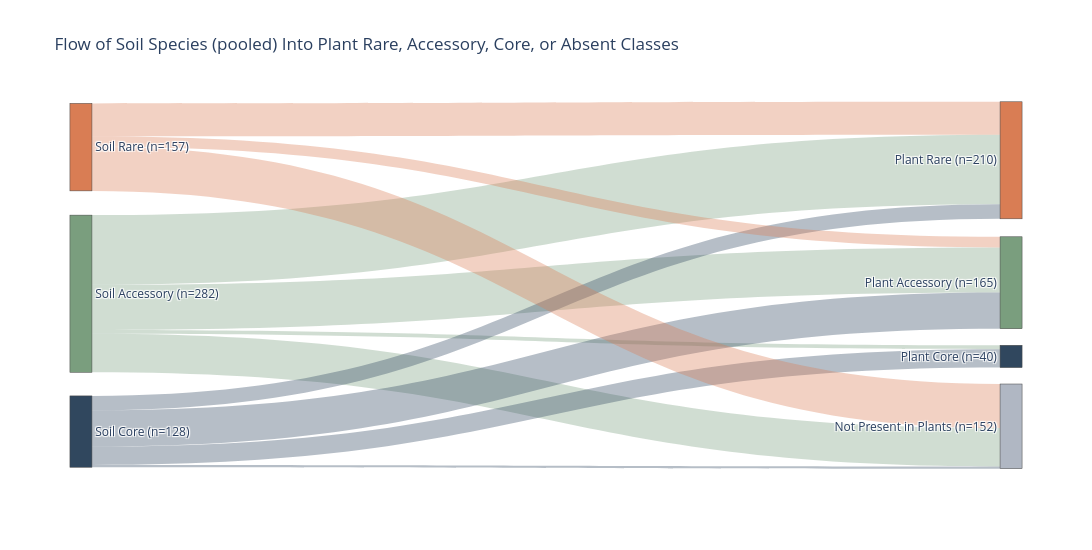
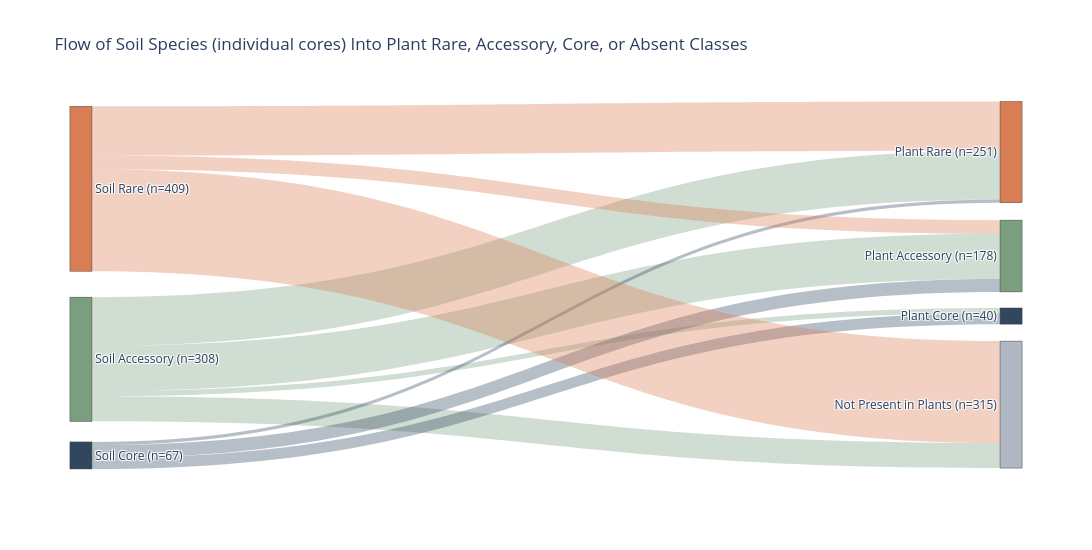

Notebook code for these charts, in order:
### Code cell
all_species_node_labels = (
    [f"Soil {c}" for c in soil_classes]
    + [f"Plant {c}" for c in soil_classes]
    + ["Not Present in Plants"]
)
figure_dir = Path("/Users/michael/Git/Outdoor_microbiome/Recalled_species_update_results/Figures")
figure_dir.mkdir(parents=True, exist_ok=True)

for approach, file_suffix in soil_approaches.items():
    all_species_fig = make_sankey(
        add_node_names(species_flow_counts[approach]),
        all_species_node_labels,
        f"Flow of Soil Species ({approach}) Into Plant Rare, Accessory, Core, or Absent Classes",
        width=1100,
        show_node_counts=True,
    )
    species_output_path = figure_dir / f"soil_to_plant_species_flow_rare_accessory_core_{file_suffix}.pdf"
    all_species_fig.write_image(species_output_path)
    print(f"Saved species-level Sankey figure to {species_output_path}")
    all_species_fig.show()

### Figure 1 — Plotly figure (JSON) as saved in the notebook; plotly's stock layout.template omitted (floating-point values rounded to 4 significant figures)
{"data": [{"arrangement": "fixed", "link": {"color": ["rgba(122, 158, 126, 0.35)", "rgba(122, 158, 126, 0.35)", "rgba(122, 158, 126, 0.35)", "rgba(122, 158, 126, 0.35)", "rgba(48, 71, 94, 0.35)", "rgba(48, 71, 94, 0.35)", "rgba(48, 71, 94, 0.35)", "rgba(48, 71, 94, 0.35)", "rgba(217, 125, 84, 0.35)", "rgba(217, 125, 84, 0.35)", "rgba(217, 125, 84, 0.35)"], "label": ["Accessory -> Accessory | species: 81", "Accessory -> Core | species: 7", "Accessory -> Not Present in Plants | species: 69", "Accessory -> Rare | species: 125", "Core -> Accessory | species: 65", "Core -> Core | species: 33", "Core -> Not Present in Plants | species: 4", "Core -> Rare | species: 26", "Rare -> Accessory | species: 19", "Rare -> Not Present in Plants | species: 79", "Rare -> Rare | species: 59"], "source": [1, 1, 1, 1, 2, 2, 2, 2, 0, 0, 0], "target": [4, 5, 6, 3, 4, 5, 6, 3, 4, 6, 3], "value": [81, 7, 69, 125, 65, 33, 4, 26, 19, 79, 59]}, "node": {"color": ["#d97d54", "#7a9e7e", "#30475e", "#d97d54", "#7a9e7e", "#30475e", "#b0b7c3"], "label": ["Soil Rare (n=157)", "Soil Accessory (n=282)", "Soil Core (n=128)", "Plant Rare (n=210)", "Plant Accessory (n=165)", "Plant Core (n=40)", "Not Present in Plants (n=152)"], "pad": 18, "thickness": 22, "x": [0.001, 0.001, 0.001, 0.999, 0.999, 0.999, 0.999], "y": [0.1274, 0.5235, 0.8962, 0.163, 0.494, 0.6931, 0.882]}, "type": "sankey"}], "layout": {"font": {"size": 12}, "height": 550, "title": {"text": "Flow of Soil Species (pooled) Into Plant Rare, Accessory, Core, or Absent Classes"}, "width": 1100}}

### Figure 2 — Plotly figure (JSON) as saved in the notebook; plotly's stock layout.template omitted (floating-point values rounded to 4 significant figures)
{"data": [{"arrangement": "fixed", "link": {"color": ["rgba(122, 158, 126, 0.35)", "rgba(122, 158, 126, 0.35)", "rgba(122, 158, 126, 0.35)", "rgba(122, 158, 126, 0.35)", "rgba(48, 71, 94, 0.35)", "rgba(48, 71, 94, 0.35)", "rgba(48, 71, 94, 0.35)", "rgba(217, 125, 84, 0.35)", "rgba(217, 125, 84, 0.35)", "rgba(217, 125, 84, 0.35)"], "label": ["Accessory -> Accessory | species: 112", "Accessory -> Core | species: 13", "Accessory -> Not Present in Plants | species: 62", "Accessory -> Rare | species: 121", "Core -> Accessory | species: 32", "Core -> Core | species: 27", "Core -> Rare | species: 8", "Rare -> Accessory | species: 34", "Rare -> Not Present in Plants | species: 253", "Rare -> Rare | species: 122"], "source": [1, 1, 1, 1, 2, 2, 2, 0, 0, 0], "target": [4, 5, 6, 3, 4, 5, 3, 4, 6, 3], "value": [112, 13, 62, 121, 32, 27, 8, 34, 253, 122]}, "node": {"color": ["#d97d54", "#7a9e7e", "#30475e", "#d97d54", "#7a9e7e", "#30475e", "#b0b7c3"], "label": ["Soil Rare (n=409)", "Soil Accessory (n=308)", "Soil Core (n=67)", "Plant Rare (n=251)", "Plant Accessory (n=178)", "Plant Core (n=40)", "Not Present in Plants (n=315)"], "pad": 18, "thickness": 22, "x": [0.001, 0.001, 0.001, 0.999, 0.999, 0.999, 0.999], "y": [0.24, 0.7007, 0.9607, 0.1409, 0.4216, 0.584, 0.8232]}, "type": "sankey"}], "layout": {"font": {"size": 12}, "height": 550, "title": {"text": "Flow of Soil Species (individual cores) Into Plant Rare, Accessory, Core, or Absent Classes"}, "width": 1100}}
